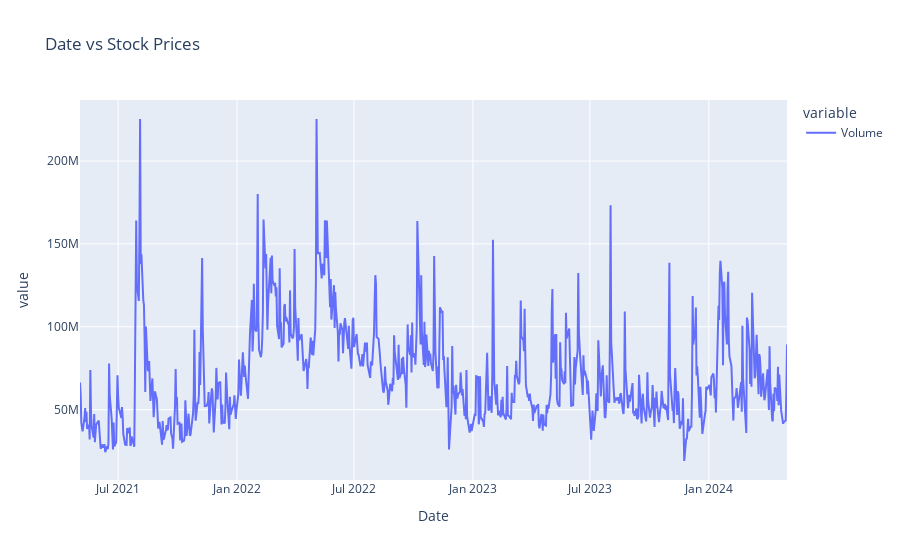

Source (notebook cell):
### Markdown cell above
Judging the Closing price, AMD has been experiencing a volatile rise and drop in its price. The most recent drop can be explained with AMD's struggle to impress Wall Street with its earnings season, investors were not impressed even amid the rise in AI demand. Leading to a near 9% drop in stock price and affecting other company stocks such as Nvidia with a 3% stock drop. This may be a good opportunity to take in the semiconductor market to start investing into AMD.

### Code cell
fig = px.line(df_amd, y=['Volume'], title = 'Date vs Stock Prices')
fig.show()

### Figure 1 — Plotly figure (JSON) as saved in the notebook; plotly's stock layout.template omitted (floating-point values rounded to 4 significant figures; data arrays with more than 128 entries replaced by an {"elided": "..."} marker saying what was removed)
{"data": [{"hovertemplate": "variable=Volume<br>Date=%{x}<br>value=%{y}<extra></extra>", "legendgroup": "Volume", "line": {"color": "#636efa", "dash": "solid"}, "marker": {"symbol": "circle"}, "mode": "lines", "name": "Volume", "orientation": "v", "showlegend": true, "type": "scatter", "x": {"elided": "755 str values"}, "xaxis": "x", "y": {"elided": "755 int values"}, "yaxis": "y"}], "layout": {"legend": {"title": {"text": "variable"}, "tracegroupgap": 0}, "title": {"text": "Date vs Stock Prices"}, "xaxis": {"anchor": "y", "domain": [0, 1], "title": {"text": "Date"}}, "yaxis": {"anchor": "x", "domain": [0, 1], "title": {"text": "value"}}}}
